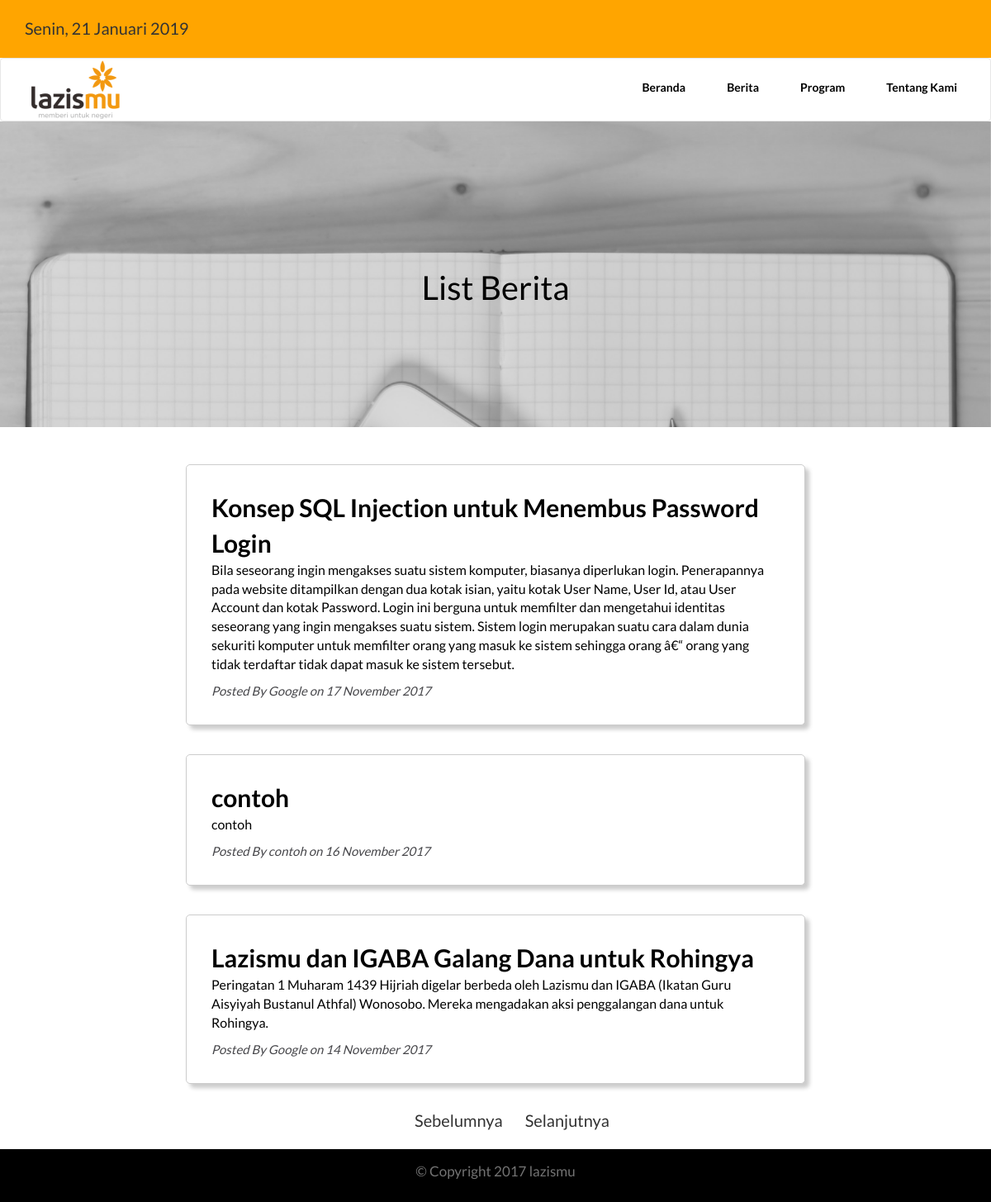
Page /berita.php on the committed database.
### tables this page shows
CREATE TABLE IF NOT EXISTS `berita` (
  `id_berita` int(10) NOT NULL AUTO_INCREMENT,
  `judul_berita` varchar(100) NOT NULL,
  `penulis_berita` varchar(100) NOT NULL,
  `intro_berita` text NOT NULL,
  `isi_berita` text NOT NULL,
  `tanggal` date NOT NULL,
  PRIMARY KEY (`id_berita`)
);

### berita.php (the view, shortened to what this page needs)
<!DOCTYPE html>
<html lang="en">
<head>
  <link href="asset/css/bootstrap.min.css" rel="stylesheet">
  <link rel="stylesheet" href="asset/css/style.css">
  <link rel="stylesheet" href="asset/font-awesome-4.7.0/css/font-awesome.min.css">
  <link rel="stylesheet" href="asset/css/animate.min.css">
</head>
<body>
  <div id="info" class="info">
    <div class="container">
      <div class="row">
        <div class="col-lg-4 col-md-4">
        </div>
      </div>
    </div>
  </div>
  <nav id="navbar" class="navbar navbar-default">
    <div class="container-fluid">
      <div class="navbar-header">
        <a href="http://localhost:8080/lazismusidoarjo.org/"><img class="brand" src="asset/img/logo1.png" alt="lazismu sidoarjo"></a>
      </div>
      <div class="collapse navbar-collapse" id="bs-example-navbar-collapse-1">
        <ul class="nav navbar-nav navbar-right">
          <li class="border"><a href="http://localhost:8080/lazismusidoarjo.org/">Beranda <span class="sr-only">(current)</span></a></li>
          <li><a href="berita.php">Berita</a></li>
          <li><a href="program.html">Program</a></li>
          <li><a href="tentang-kami.html">Tentang Kami</a></li>
        </ul>
      </div>
    </div>
  </nav>
  <div class="header" id="header">
    <h1 class="text-center">List Berita</h1>
  </div>
  <?php
   $batas = 4;
   $pg    = isset($_GET['pg']) ? $_GET['pg']: "";
   if (empty($pg)) {
     $posisi = 0;
     $pg     = 1;
   } else {
     $posisi = ($pg - 1)* $batas;
   }
   $sql = mysql_query("SELECT * FROM berita ORDER BY id_berita DESC LIMIT $posisi, $batas");
   $no  = 1 + $posisi;
   while ($row = mysql_fetch_assoc($sql)) {
   ?>
  <div class="konten" id="konten">
    <div class="container">
      <div class="row">
        <div class="col-lg-8 col-md-10 col-lg-offset-2 col-md-offset-1">
          <div class="pack">
        <a href="content.php?post=<?php echo $row["judul_berita"];?>">
          <b><?php echo $row["judul_berita"]; ?></b>
        </a>
          <p><?php echo $row["intro_berita"]; ?></p>
          <i>Posted By <?php echo $row["penulis_berita"]; ?> on <?php echo date("d F Y", strtotime ($row["tanggal"])) ?></i>
        </div>
        </div>
      </div>
    </div>
  </div>
  <br>
<?php $no++;  } ?>
<ul class="text-center page">
  <?php
  $jml_data   = mysql_num_rows(mysql_query("SELECT * FROM berita"));
  $jmlhalaman = ceil($jml_data/$batas);
  if ($pg > 1) {
    $link = $pg - 1;
    $prev =  "<a href='?pg=$link'><button class='btn' type='button' name='button'>Sebelumnya</button></a>";
  } else {
    $prev = "Sebelumnya";
  }
if ($pg <$jmlhalaman) {
   $link = $pg + 1;
   $next = "<a href='?pg=$link'><button class='btn' type='button' name='button'>Selanjutnya</button></a>";
}else {
  $next = "Selanjutnya";
}
echo "$prev &nbsp; &nbsp; &nbsp; $next";
  ?>
</ul>
  <div id="foooter" class="footer">
    <div class="container text-center">
      <p>&copy; Copyright 2017 lazismu</p>
    </div>
  </div>
</body>
</html>

### asset/css/style.css (style rules this page uses)
body { height: 0px; font-family: "lazismu"; font-weight: 400; }
h1, h2, h3, h4 { font-family: 'lato', sans-serif; font-weight: 400; }
p { font-family: 'lato', sans-serif; }
a { font-family: 'lato', sans-serif; }
b { font-family: 'lato', sans-serif; }
.info { background-color: #ffa500; padding: 20px 0 10px; height: 70px; font-size: 20px; }
.navbar { background-color: #fff; font-weight: 700; }
.navbar a { color: #000 !important; margin: 10px; }
.footer { padding: 15px 0 15px; text-align: center; background-color: #000; }
.footer p { color: #737373; font-size: 17px; }
.header { background-image: url('../img/berita.jpg'); min-height: 370px; margin: -20px 0 30px; position: relative; background-position: center; background-size: cover; background-repeat: no-repeat; background-attachment: fixed; }
.header h1 { position: absolute; top: 43%; width: 100%; text-align: center; color: #000; font-size: 40px; }
.konten a { color: #000; font-size: 30px; }
.konten p { font-size: 16px; color: #000; }
.konten i { font-size: 15px; color: #46464a; }
.konten .pack { padding: 30px; border: 1px solid #ccc; background-color: #fff; border-radius: 5px; margin-top: 15px; box-shadow: 5px 5px 5px #ccc; }
.page { font-size: 20px; margin: 10px 0 20px; border-radius: 10px; }

### rows in the picture
berita: judul_berita "Konsep SQL Injection untuk Menembus Password Login", intro_berita "Bila seseorang ingin mengakses suatu sistem komputer, biasanya diperlukan login. Penerapannya pada website ditampilkan dengan dua kotak isian, yaitu kotak User Name, User Id, atau User Account dan kotak Password. Login ini berguna untuk memfilter dan mengetahui identitas seseorang yang ingin mengakses suatu sistem. Sistem login merupakan suatu cara dalam dunia sekuriti komputer untuk memfilter orang yang masuk ke sistem sehingga orang â€“ orang yang tidak terdaftar tidak dapat masuk ke sistem tersebut.", penulis_berita "Google", tanggal "17 November 2017"
berita: judul_berita "contoh", intro_berita "contoh", penulis_berita "contoh", tanggal "16 November 2017"
berita: judul_berita "Lazismu dan IGABA Galang Dana untuk Rohingya", intro_berita "Peringatan 1 Muharam 1439 Hijriah digelar berbeda oleh Lazismu dan IGABA (Ikatan Guru Aisyiyah Bustanul Athfal) Wonosobo. Mereka mengadakan aksi penggalangan dana untuk Rohingya.", penulis_berita "Google", tanggal "14 November 2017"

### other values in the picture
$prev "Sebelumnya"
$next "Selanjutnya"
